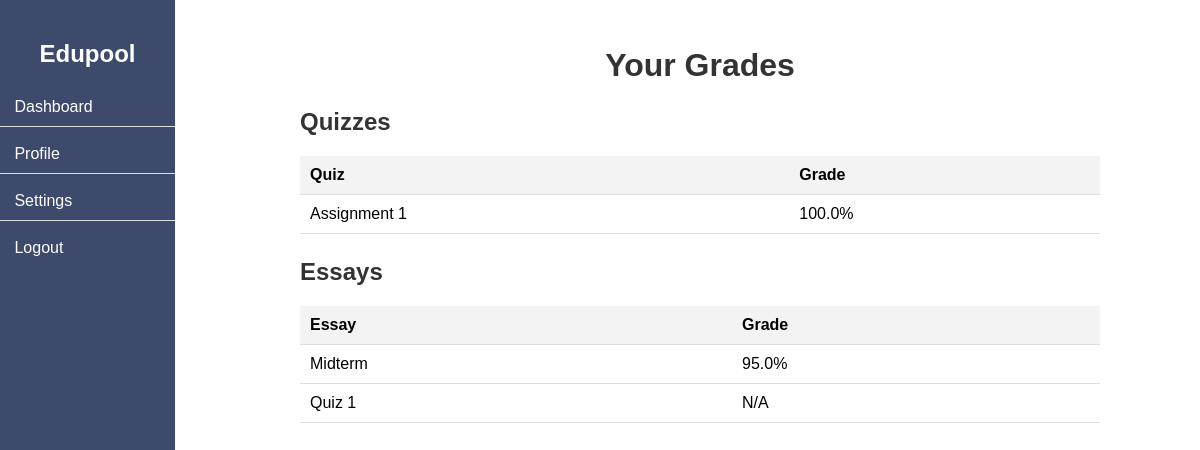
The app's page /course/1/view-grade (signed in), older data.
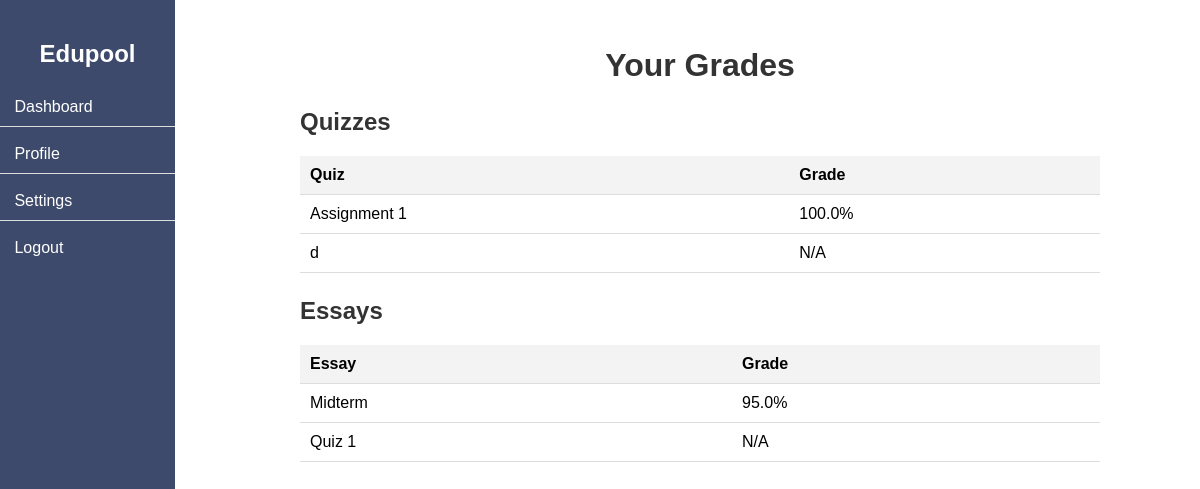
The same page, newer data.
### website/models.py (models this page shows)
class Quiz(db.Model, UserMixin):
    __tablename__ = 'quizzes'
    id=db.Column(db.Integer, primary_key=True)
    quiz_name = db.Column(db.String(150))
    course_id = db.Column(db.Integer, db.ForeignKey('courses.id'))

class Essay(db.Model, UserMixin):
    __tablename__ = 'essays'
    id=db.Column(db.Integer, primary_key=True)
    essay_name = db.Column(db.String(150))
    course_id = db.Column(db.Integer, db.ForeignKey('courses.id'))

### website/views.py (the view)
@views.route('/course/<int:course_id>/view-grade',methods=['GET'])
def grade_page(course_id):
    quizzes = Quiz.query.filter_by(course_id=course_id).all()
    essays = Essay.query.filter_by(course_id=course_id).all()
    student_id = current_user.id
    quiz_grades = {}
    for quiz in quizzes:
        quiz_questions = QuizQuestion.query.filter_by(quiz_id=quiz.id).all()
        quiz_max_grade = sum(question.max_grade if question.max_grade is not None else 1 for question in quiz_questions)
        quiz_submissions = QuizSubmission.query.filter_by(quiz_id=quiz.id, student_id=student_id).all()
        if quiz_submissions and any(submission.given_grade is not None for submission in quiz_submissions):
            total_grade = sum(submission.given_grade for submission in quiz_submissions if submission.given_grade is not None)
            total_grade =str(round((total_grade / quiz_max_grade * 100), 2))+"%"
        else:
            total_grade = "N/A"
        quiz_grades[quiz.id] = total_grade
    student_id = current_user.id
    essay_grades = {}
    for essay in essays:
        essay_question = EssayQuestion.query.filter_by(essay_id=essay.id).first()
        essay_max_grade = essay_question.max_grade if essay_question.max_grade is not None else 100
        essay_submissions = EssaySubmission.query.filter_by(essay_id=essay.id, student_id=student_id).all()
        if essay_submissions and any(submission.given_grade is not None for submission in essay_submissions):
            total_grade = sum(submission.given_grade for submission in essay_submissions if submission.given_grade is not None)
            total_grade =str(round((total_grade / essay_max_grade * 100), 2))+"%"
        else:
            total_grade = "N/A"
        essay_grades[essay.id] = total_grade
    return render_template('viewGrade.html', course_id=course_id, quizzes=quizzes, essays=essays, quiz_grades=quiz_grades, essay_grades=essay_grades)

### website/__init__.py (called while the page is built)
def create_app():
    app = Flask(__name__)
    app.config['SECRET_KEY'] = 'gvfvsvf'
    app.config["SQLALCHEMY_DATABASE_URI"]= f"sqlite:///{DB_NAME}"
    db.init_app(app)
    from .views import views
    from .auth import auth
    app.register_blueprint(views, url_prefix='/')
    app.register_blueprint(auth, url_prefix='/')
    from .models import User
    create_database(app)
    login_manager = LoginManager()
    login_manager.login_view = 'auth.login'
    login_manager.init_app(app)
    @login_manager.user_loader
    def load_user(id):
        return User.query.get(int(id))
    return app

### website/templates/viewGrade.html (shortened to what this page needs)
<!DOCTYPE html>
<html lang="en">
<head>
    <link rel="stylesheet" href="{{ url_for('static', filename='css/viewGrade.css') }}">
</head>
<body>
    {% include 'sidebar.html' %}
    <div class="main-content">
        <h2>Your Grades</h2>
        <div class="container">
            <h3>Quizzes</h3>
            <table>
                <thead>
                    <tr>
                        <th>Quiz</th>
                        <th>Grade</th>
                    </tr>
                </thead>
                <tbody>
                    {% for quiz in quizzes %}
                    <tr>
                        <td>{{ quiz.quiz_name }}</td>
                        <td>{{ quiz_grades[quiz.id] }}</td>
                    </tr>
                    {% endfor %}
                </tbody>
            </table>
            <h3>Essays</h3>
            <table>
                <thead>
                    <tr>
                        <th>Essay</th>
                        <th>Grade</th>
                    </tr>
                </thead>
                <tbody>
                    {% for essay in essays %}
                    <tr>
                        <td>{{ essay.essay_name }}</td>
                        <td>{{ essay_grades[essay.id] }}</td>
                    </tr>
                    {% endfor %}
                </tbody>
            </table>
        </div>
    </div>
</body>
</html>

### website/templates/sidebar.html (shortened to what this page needs)
<div class="sidebar">
    <div class="sidebar-header">
        <h2>Edupool</h2>
    </div>
    <ul>
        <li><a href="{{ url_for('views.home') }}"> &nbsp;Dashboard</a></li>
        <li><a href="{{ url_for('views.account_details') }}"> &nbsp;Profile</a></li>
        <li><a href="{{ url_for('views.edit_details') }}"> &nbsp;Settings</a></li>
        <li><a href="{{ url_for('auth.logout') }}" id="logout"> &nbsp;Logout</a></li>
    </ul>
</div>

### website/static/css/viewGrade.css (style rules this page uses)
body { font-family: Arial, sans-serif; }
.container { max-width: 800px; margin: 20px auto; padding: 0 20px; }
table { width: 100%; border-collapse: collapse; margin-top: 20px; }
th, td { padding: 10px; border-bottom: 1px solid #f3f3f3; text-align: left; }
th { background-color: #f3f3f3; }

### website/templates/viewGrade.html (style rules this page uses)
body { font-family: Arial, sans-serif; margin: 0; padding: 0; display: flex; }
.main-content { flex-grow: 1; padding: 20px; }
h2 { font-size: 32px; color: #333; margin-bottom: 20px; text-align: center; }
.container { margin-top: 20px; }
h3 { font-size: 24px; color: #333; margin-bottom: 10px; }
table { width: 100%; border-collapse: collapse; margin-bottom: 20px; }
th, td { padding: 10px; text-align: left; border-bottom: 1px solid #ddd; }
th { background-color: #f3f3f3; }

### website/templates/sidebar.html (style rules this page uses)
.sidebar { height: 100%; width: 175px; position: fixed; top: 0; left: 0; background-color: rgba(13, 29, 71, 0.8); padding-top: 40px; color: #333; font-family: Arial, sans-serif; }
.sidebar-header { text-align: center; margin-bottom: 20px; }
.sidebar-header h2 { margin: 0; font-size: 24px; color: white; }
.sidebar ul { list-style-type: none; padding: 0; margin: 0; }
.sidebar li { padding: 10px; border-bottom: 1px solid #ddd; margin-bottom: 8px; }
.sidebar li:last-child { border-bottom: none; }
.sidebar li a { text-decoration: none; color: white; transition: color 0.3s; font-weight: normal; }
.main-content { margin-left: 200px; padding: 20px; }

Row changes from the older to the newer data that the page shows:
added Quiz: quiz_name "d", quiz_grades "N/A"
